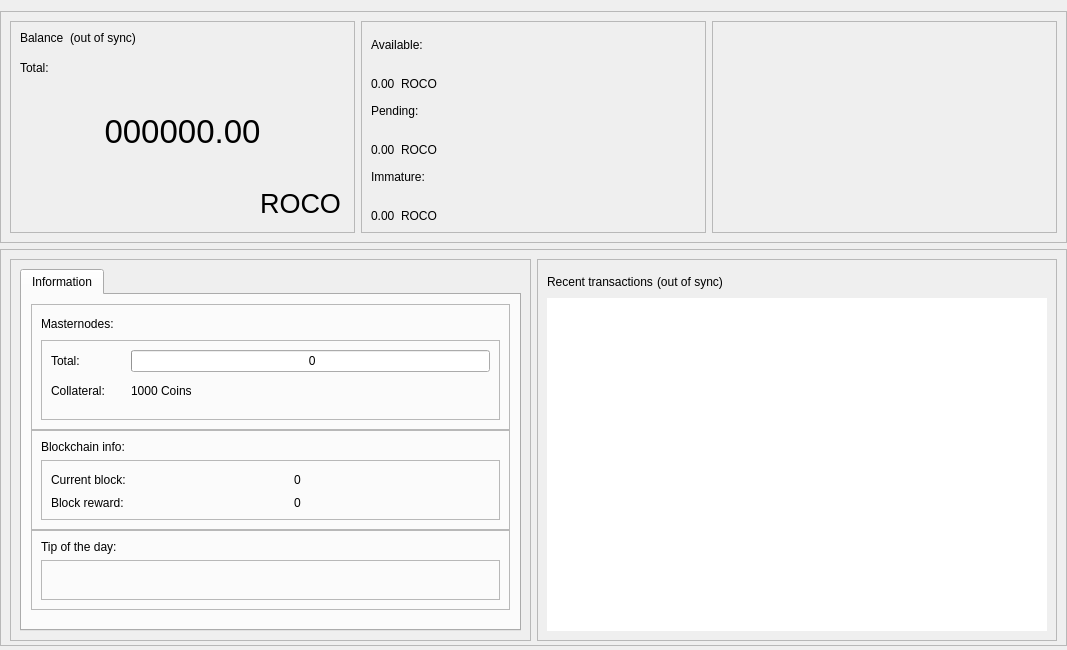
<?xml version="1.0" encoding="UTF-8"?>
<ui version="4.0">
 <class>OverviewPage</class>
 <widget class="QWidget" name="OverviewPage">
  <property name="geometry">
   <rect>
    <x>0</x>
    <y>0</y>
    <width>1067</width>
    <height>650</height>
   </rect>
  </property>
  <property name="minimumSize">
   <size>
    <width>960</width>
    <height>0</height>
   </size>
  </property>
  <property name="windowTitle">
   <string>Form</string>
  </property>
  <layout class="QVBoxLayout" name="topLayout">
   <property name="leftMargin">
    <number>0</number>
   </property>
   <property name="rightMargin">
    <number>0</number>
   </property>
   <property name="bottomMargin">
    <number>4</number>
   </property>
   <item>
    <layout class="QVBoxLayout" name="verticalLayout_main">
     <property name="sizeConstraint">
      <enum>QLayout::SetDefaultConstraint</enum>
     </property>
     <property name="leftMargin">
      <number>0</number>
     </property>
     <property name="rightMargin">
      <number>0</number>
     </property>
     <item>
      <widget class="QFrame" name="frame_blue">
       <property name="enabled">
        <bool>true</bool>
       </property>
       <property name="sizePolicy">
        <sizepolicy hsizetype="Preferred" vsizetype="Preferred">
         <horstretch>0</horstretch>
         <verstretch>0</verstretch>
        </sizepolicy>
       </property>
       <property name="minimumSize">
        <size>
         <width>1065</width>
         <height>220</height>
        </size>
       </property>
       <property name="maximumSize">
        <size>
         <width>16777215</width>
         <height>16777215</height>
        </size>
       </property>
       <property name="sizeIncrement">
        <size>
         <width>0</width>
         <height>0</height>
        </size>
       </property>
       <property name="baseSize">
        <size>
         <width>0</width>
         <height>500</height>
        </size>
       </property>
       <property name="frameShape">
        <enum>QFrame::StyledPanel</enum>
       </property>
       <property name="frameShadow">
        <enum>QFrame::Raised</enum>
       </property>
       <layout class="QHBoxLayout" name="horizontalLayout">
        <item>
         <widget class="QFrame" name="frame_blue_1">
          <property name="minimumSize">
           <size>
            <width>345</width>
            <height>200</height>
           </size>
          </property>
          <property name="maximumSize">
           <size>
            <width>16777215</width>
            <height>16777215</height>
           </size>
          </property>
          <property name="frameShape">
           <enum>QFrame::StyledPanel</enum>
          </property>
          <property name="frameShadow">
           <enum>QFrame::Raised</enum>
          </property>
          <layout class="QHBoxLayout" name="horizontalLayout_2">
           <item>
            <layout class="QVBoxLayout" name="verticalLayout">
             <item>
              <layout class="QHBoxLayout" name="horizontalLayout_3">
               <property name="spacing">
                <number>6</number>
               </property>
               <property name="sizeConstraint">
                <enum>QLayout::SetFixedSize</enum>
               </property>
               <item>
                <widget class="QLabel" name="label_5">
                 <property name="minimumSize">
                  <size>
                   <width>0</width>
                   <height>24</height>
                  </size>
                 </property>
                 <property name="maximumSize">
                  <size>
                   <width>16777215</width>
                   <height>24</height>
                  </size>
                 </property>
                 <property name="text">
                  <string>Balance</string>
                 </property>
                 <property name="alignment">
                  <set>Qt::AlignLeading|Qt::AlignLeft|Qt::AlignTop</set>
                 </property>
                </widget>
               </item>
               <item>
                <widget class="QLabel" name="labelWalletStatus">
                 <property name="minimumSize">
                  <size>
                   <width>0</width>
                   <height>24</height>
                  </size>
                 </property>
                 <property name="maximumSize">
                  <size>
                   <width>16777215</width>
                   <height>24</height>
                  </size>
                 </property>
                 <property name="text">
                  <string>(out of sync)</string>
                 </property>
                 <property name="alignment">
                  <set>Qt::AlignLeading|Qt::AlignLeft|Qt::AlignTop</set>
                 </property>
                </widget>
               </item>
               <item>
                <spacer name="horizontalSpacer">
                 <property name="orientation">
                  <enum>Qt::Horizontal</enum>
                 </property>
                 <property name="sizeHint" stdset="0">
                  <size>
                   <width>40</width>
                   <height>20</height>
                  </size>
                 </property>
                </spacer>
               </item>
              </layout>
             </item>
             <item>
              <widget class="QLabel" name="labelTotalText">
               <property name="maximumSize">
                <size>
                 <width>16777215</width>
                 <height>15</height>
                </size>
               </property>
               <property name="text">
                <string>Total:</string>
               </property>
              </widget>
             </item>
             <item>
              <widget class="QLabel" name="labelTotal">
               <property name="sizePolicy">
                <sizepolicy hsizetype="Preferred" vsizetype="Preferred">
                 <horstretch>0</horstretch>
                 <verstretch>0</verstretch>
                </sizepolicy>
               </property>
               <property name="minimumSize">
                <size>
                 <width>0</width>
                 <height>100</height>
                </size>
               </property>
               <property name="maximumSize">
                <size>
                 <width>16777215</width>
                 <height>100</height>
                </size>
               </property>
               <property name="font">
                <font>
                 <pointsize>25</pointsize>
                 <weight>50</weight>
                 <bold>false</bold>
                </font>
               </property>
               <property name="mouseTracking">
                <bool>false</bool>
               </property>
               <property name="text">
                <string>000000.00</string>
               </property>
               <property name="alignment">
                <set>Qt::AlignCenter</set>
               </property>
              </widget>
             </item>
             <item>
              <layout class="QHBoxLayout" name="horizontalLayout_11">
               <item>
                <spacer name="horizontalSpacer_8">
                 <property name="orientation">
                  <enum>Qt::Horizontal</enum>
                 </property>
                 <property name="sizeHint" stdset="0">
                  <size>
                   <width>40</width>
                   <height>20</height>
                  </size>
                 </property>
                </spacer>
               </item>
               <item>
                <widget class="QPushButton" name="blabel_ROCO">
                 <property name="font">
                  <font>
                   <pointsize>20</pointsize>
                   <italic>false</italic>
                   <kerning>true</kerning>
                  </font>
                 </property>
                 <property name="cursor">
                  <cursorShape>PointingHandCursor</cursorShape>
                 </property>
                 <property name="text">
                  <string>ROCO</string>
                 </property>
                 <property name="flat">
                  <bool>true</bool>
                 </property>
                </widget>
               </item>
              </layout>
             </item>
            </layout>
           </item>
          </layout>
         </widget>
        </item>
        <item>
         <widget class="QFrame" name="frame_blue_2">
          <property name="minimumSize">
           <size>
            <width>345</width>
            <height>200</height>
           </size>
          </property>
          <property name="maximumSize">
           <size>
            <width>16777215</width>
            <height>16777215</height>
           </size>
          </property>
          <property name="frameShape">
           <enum>QFrame::StyledPanel</enum>
          </property>
          <property name="frameShadow">
           <enum>QFrame::Raised</enum>
          </property>
          <layout class="QVBoxLayout" name="verticalLayout_3">
           <item>
            <layout class="QVBoxLayout" name="verticalLayout_2">
             <item>
              <widget class="QLabel" name="labelBalanceText">
               <property name="text">
                <string>Available:</string>
               </property>
              </widget>
             </item>
             <item>
              <layout class="QHBoxLayout" name="horizontalLayout_4">
               <item>
                <widget class="QLabel" name="labelBalance">
                 <property name="text">
                  <string>0.00</string>
                 </property>
                 <property name="alignment">
                  <set>Qt::AlignBottom|Qt::AlignLeading|Qt::AlignLeft</set>
                 </property>
                </widget>
               </item>
               <item>
                <widget class="QLabel" name="label_ROCO2">
                 <property name="text">
                  <string>ROCO</string>
                 </property>
                 <property name="alignment">
                  <set>Qt::AlignBottom|Qt::AlignLeading|Qt::AlignLeft</set>
                 </property>
                </widget>
               </item>
               <item>
                <spacer name="horizontalSpacer_3">
                 <property name="orientation">
                  <enum>Qt::Horizontal</enum>
                 </property>
                 <property name="sizeHint" stdset="0">
                  <size>
                   <width>40</width>
                   <height>20</height>
                  </size>
                 </property>
                </spacer>
               </item>
              </layout>
             </item>
             <item>
              <widget class="QLabel" name="labelPendingText">
               <property name="text">
                <string>Pending:</string>
               </property>
              </widget>
             </item>
             <item>
              <layout class="QHBoxLayout" name="horizontalLayout_5">
               <item>
                <widget class="QLabel" name="labelUnconfirmed">
                 <property name="text">
                  <string>0.00</string>
                 </property>
                 <property name="alignment">
                  <set>Qt::AlignBottom|Qt::AlignLeading|Qt::AlignLeft</set>
                 </property>
                </widget>
               </item>
               <item>
                <widget class="QLabel" name="label_ROCO3">
                 <property name="text">
                  <string>ROCO</string>
                 </property>
                 <property name="alignment">
                  <set>Qt::AlignBottom|Qt::AlignLeading|Qt::AlignLeft</set>
                 </property>
                </widget>
               </item>
               <item>
                <spacer name="horizontalSpacer_4">
                 <property name="orientation">
                  <enum>Qt::Horizontal</enum>
                 </property>
                 <property name="sizeHint" stdset="0">
                  <size>
                   <width>40</width>
                   <height>20</height>
                  </size>
                 </property>
                </spacer>
               </item>
              </layout>
             </item>
             <item>
              <widget class="QLabel" name="labelImmatureText">
               <property name="text">
                <string>Immature:</string>
               </property>
              </widget>
             </item>
             <item>
              <layout class="QHBoxLayout" name="horizontalLayout_6">
               <item>
                <widget class="QLabel" name="labelImmature">
                 <property name="text">
                  <string>0.00</string>
                 </property>
                 <property name="alignment">
                  <set>Qt::AlignBottom|Qt::AlignLeading|Qt::AlignLeft</set>
                 </property>
                </widget>
               </item>
               <item>
                <widget class="QLabel" name="label_ROCO4">
                 <property name="text">
                  <string>ROCO</string>
                 </property>
                 <property name="alignment">
                  <set>Qt::AlignBottom|Qt::AlignLeading|Qt::AlignLeft</set>
                 </property>
                </widget>
               </item>
               <item>
                <spacer name="horizontalSpacer_5">
                 <property name="orientation">
                  <enum>Qt::Horizontal</enum>
                 </property>
                 <property name="sizeHint" stdset="0">
                  <size>
                   <width>40</width>
                   <height>20</height>
                  </size>
                 </property>
                </spacer>
               </item>
              </layout>
             </item>
            </layout>
           </item>
          </layout>
         </widget>
        </item>
        <item>
         <spacer name="horizontalSpacer_9">
          <property name="orientation">
           <enum>Qt::Horizontal</enum>
          </property>
          <property name="sizeHint" stdset="0">
           <size>
            <width>40</width>
            <height>20</height>
           </size>
          </property>
         </spacer>
        </item>
        <item>
         <widget class="QFrame" name="frame_blue_3">
          <property name="minimumSize">
           <size>
            <width>345</width>
            <height>200</height>
           </size>
          </property>
          <property name="maximumSize">
           <size>
            <width>16777215</width>
            <height>16777215</height>
           </size>
          </property>
          <property name="frameShape">
           <enum>QFrame::StyledPanel</enum>
          </property>
          <property name="frameShadow">
           <enum>QFrame::Raised</enum>
          </property>
          <layout class="QVBoxLayout" name="verticalLayout_5">
           <item>
            <layout class="QVBoxLayout" name="verticalLayout_4"/>
           </item>
          </layout>
         </widget>
        </item>
       </layout>
      </widget>
     </item>
     <item>
      <widget class="QFrame" name="frame_bottom">
       <property name="minimumSize">
        <size>
         <width>0</width>
         <height>100</height>
        </size>
       </property>
       <property name="maximumSize">
        <size>
         <width>16777215</width>
         <height>16777215</height>
        </size>
       </property>
       <property name="frameShape">
        <enum>QFrame::StyledPanel</enum>
       </property>
       <property name="frameShadow">
        <enum>QFrame::Raised</enum>
       </property>
       <layout class="QHBoxLayout" name="horizontalLayout_7">
        <property name="bottomMargin">
         <number>4</number>
        </property>
        <item>
         <widget class="QFrame" name="frame_bottom_1">
          <property name="minimumSize">
           <size>
            <width>355</width>
            <height>100</height>
           </size>
          </property>
          <property name="maximumSize">
           <size>
            <width>16777215</width>
            <height>16777215</height>
           </size>
          </property>
          <property name="frameShape">
           <enum>QFrame::StyledPanel</enum>
          </property>
          <property name="frameShadow">
           <enum>QFrame::Raised</enum>
          </property>
          <layout class="QVBoxLayout" name="verticalLayout_9">
           <property name="bottomMargin">
            <number>9</number>
           </property>
           <item>
            <layout class="QVBoxLayout" name="verticalLayout_7">
             <item>
              <widget class="QTabWidget" name="AdditionalFeatures">
               <property name="currentIndex">
                <number>0</number>
               </property>
               <widget class="QWidget" name="TabInformation">
                <attribute name="title">
                 <string>Information</string>
                </attribute>
                <layout class="QVBoxLayout" name="verticalLayout_13">
                 <item>
                  <layout class="QVBoxLayout" name="verticalLayout_11">
                   <property name="spacing">
                    <number>0</number>
                   </property>
                   <item>
                    <layout class="QVBoxLayout" name="verticalLayout_16"/>
                   </item>
                   <item>
                    <widget class="QFrame" name="frameMnInfo">
                     <property name="minimumSize">
                      <size>
                       <width>0</width>
                       <height>100</height>
                      </size>
                     </property>
                     <property name="frameShape">
                      <enum>QFrame::StyledPanel</enum>
                     </property>
                     <property name="frameShadow">
                      <enum>QFrame::Raised</enum>
                     </property>
                     <layout class="QVBoxLayout" name="verticalLayout_17">
                      <item>
                       <layout class="QHBoxLayout" name="horizontalLayout_9">
                        <item>
                         <widget class="QLabel" name="labelMnTotal">
                          <property name="minimumSize">
                           <size>
                            <width>0</width>
                            <height>0</height>
                           </size>
                          </property>
                          <property name="maximumSize">
                           <size>
                            <width>16777215</width>
                            <height>16777215</height>
                           </size>
                          </property>
                          <property name="text">
                           <string>Masternodes:</string>
                          </property>
                         </widget>
                        </item>
                        <item>
                         <spacer name="horizontalSpacer_7">
                          <property name="orientation">
                           <enum>Qt::Horizontal</enum>
                          </property>
                          <property name="sizeHint" stdset="0">
                           <size>
                            <width>40</width>
                            <height>20</height>
                           </size>
                          </property>
                         </spacer>
                        </item>
                       </layout>
                      </item>
                      <item>
                       <widget class="QFrame" name="frameMnInfoLevels">
                        <property name="minimumSize">
                         <size>
                          <width>0</width>
                          <height>80</height>
                         </size>
                        </property>
                        <property name="frameShape">
                         <enum>QFrame::StyledPanel</enum>
                        </property>
                        <property name="frameShadow">
                         <enum>QFrame::Raised</enum>
                        </property>
                        <layout class="QGridLayout" name="gridLayout_2">
                         <property name="horizontalSpacing">
                          <number>6</number>
                         </property>
                         <property name="verticalSpacing">
                          <number>0</number>
                         </property>
                         <item row="0" column="2">
                          <widget class="QProgressBar" name="graphMN1">
                           <property name="minimumSize">
                            <size>
                             <width>0</width>
                             <height>20</height>
                            </size>
                           </property>
                           <property name="maximumSize">
                            <size>
                             <width>16777215</width>
                             <height>16777215</height>
                            </size>
                           </property>
                           <property name="value">
                            <number>0</number>
                           </property>
                           <property name="format">
                            <string> %v</string>
                           </property>
                          </widget>
                         </item>
                         <item row="0" column="0">
                          <widget class="QLabel" name="label">
                           <property name="minimumSize">
                            <size>
                             <width>0</width>
                             <height>0</height>
                            </size>
                           </property>
                           <property name="maximumSize">
                            <size>
                             <width>16777215</width>
                             <height>16777215</height>
                            </size>
                           </property>
                           <property name="text">
                            <string>Total:</string>
                           </property>
                          </widget>
                         </item>
                         <item row="1" column="0">
                          <widget class="QLabel" name="label_MnCollater">
                           <property name="text">
                            <string>Collateral:</string>
                           </property>
                          </widget>
                         </item>
                         <item row="1" column="1">
                          <spacer name="horizontalSpacer_10">
                           <property name="orientation">
                            <enum>Qt::Horizontal</enum>
                           </property>
                           <property name="sizeType">
                            <enum>QSizePolicy::Fixed</enum>
                           </property>
                           <property name="sizeHint" stdset="0">
                            <size>
                             <width>20</width>
                             <height>20</height>
                            </size>
                           </property>
                          </spacer>
                         </item>
                         <item row="1" column="2">
                          <widget class="QLabel" name="MNCollateral">
                           <property name="text">
                            <string>1000 Coins</string>
                           </property>
                          </widget>
                         </item>
                        </layout>
                       </widget>
                      </item>
                     </layout>
                    </widget>
                   </item>
                   <item>
                    <widget class="QFrame" name="frameBlockchainInfo">
                     <property name="minimumSize">
                      <size>
                       <width>0</width>
                       <height>100</height>
                      </size>
                     </property>
                     <property name="frameShape">
                      <enum>QFrame::StyledPanel</enum>
                     </property>
                     <property name="frameShadow">
                      <enum>QFrame::Raised</enum>
                     </property>
                     <layout class="QVBoxLayout" name="verticalLayout_18">
                      <item>
                       <widget class="QLabel" name="label_blockchaininfo">
                        <property name="text">
                         <string>Blockchain info:</string>
                        </property>
                       </widget>
                      </item>
                      <item>
                       <widget class="QFrame" name="frameBlockchainInfoData">
                        <property name="minimumSize">
                         <size>
                          <width>0</width>
                          <height>0</height>
                         </size>
                        </property>
                        <property name="frameShape">
                         <enum>QFrame::StyledPanel</enum>
                        </property>
                        <property name="frameShadow">
                         <enum>QFrame::Raised</enum>
                        </property>
                        <layout class="QGridLayout" name="gridLayout_3">
                         <property name="verticalSpacing">
                          <number>6</number>
                         </property>
                         <item row="0" column="0">
                          <widget class="QLabel" name="label_CurrentBlock">
                           <property name="minimumSize">
                            <size>
                             <width>0</width>
                             <height>0</height>
                            </size>
                           </property>
                           <property name="maximumSize">
                            <size>
                             <width>16777215</width>
                             <height>16777215</height>
                            </size>
                           </property>
                           <property name="text">
                            <string>Current block:</string>
                           </property>
                          </widget>
                         </item>
                         <item row="1" column="0">
                          <widget class="QLabel" name="label_CurrentBlockReward">
                           <property name="text">
                            <string>Block reward:</string>
                           </property>
                          </widget>
                         </item>
                         <item row="1" column="2">
                          <widget class="QLabel" name="label_CurrentBlockReward_value">
                           <property name="text">
                            <string>0</string>
                           </property>
                          </widget>
                         </item>
                         <item row="0" column="1">
                          <spacer name="horizontalSpacer_6">
                           <property name="orientation">
                            <enum>Qt::Horizontal</enum>
                           </property>
                           <property name="sizeType">
                            <enum>QSizePolicy::Fixed</enum>
                           </property>
                           <property name="sizeHint" stdset="0">
                            <size>
                             <width>40</width>
                             <height>20</height>
                            </size>
                           </property>
                          </spacer>
                         </item>
                         <item row="0" column="2">
                          <widget class="QLabel" name="label_CurrentBlock_value">
                           <property name="text">
                            <string>0</string>
                           </property>
                          </widget>
                         </item>
                        </layout>
                       </widget>
                      </item>
                     </layout>
                    </widget>
                   </item>
                   <item>
                    <widget class="QFrame" name="frameTipOfDay">
                     <property name="minimumSize">
                      <size>
                       <width>50</width>
                       <height>70</height>
                      </size>
                     </property>
                     <property name="frameShape">
                      <enum>QFrame::StyledPanel</enum>
                     </property>
                     <property name="frameShadow">
                      <enum>QFrame::Raised</enum>
                     </property>
                     <layout class="QVBoxLayout" name="verticalLayout_6">
                      <item>
                       <widget class="QLabel" name="label_TipOfDay">
                        <property name="text">
                         <string>Tip of the day:</string>
                        </property>
                       </widget>
                      </item>
                      <item>
                       <widget class="QFrame" name="frameTipOfDayData">
                        <property name="minimumSize">
                         <size>
                          <width>0</width>
                          <height>40</height>
                         </size>
                        </property>
                        <property name="frameShape">
                         <enum>QFrame::StyledPanel</enum>
                        </property>
                        <property name="frameShadow">
                         <enum>QFrame::Raised</enum>
                        </property>
                        <layout class="QVBoxLayout" name="verticalLayout_12">
                         <item>
                          <widget class="QLabel" name="TipOfDay">
                           <property name="minimumSize">
                            <size>
                             <width>0</width>
                             <height>10</height>
                            </size>
                           </property>
                           <property name="text">
                            <string/>
                           </property>
                           <property name="alignment">
                            <set>Qt::AlignCenter</set>
                           </property>
                          </widget>
                         </item>
                        </layout>
                        <zorder>label_TipOfDay</zorder>
                        <zorder>label_TipOfDay</zorder>
                        <zorder>TipOfDay</zorder>
                       </widget>
                      </item>
                     </layout>
                    </widget>
                   </item>
                   <item>
                    <spacer name="verticalSpacer_2">
                     <property name="orientation">
                      <enum>Qt::Vertical</enum>
                     </property>
                     <property name="sizeHint" stdset="0">
                      <size>
                       <width>20</width>
                       <height>10</height>
                      </size>
                     </property>
                    </spacer>
                   </item>
                  </layout>
                 </item>
                </layout>
               </widget>
              </widget>
             </item>
            </layout>
           </item>
          </layout>
         </widget>
        </item>
        <item>
         <widget class="QFrame" name="frame_bottom_2">
          <property name="minimumSize">
           <size>
            <width>0</width>
            <height>100</height>
           </size>
          </property>
          <property name="maximumSize">
           <size>
            <width>16777215</width>
            <height>16777215</height>
           </size>
          </property>
          <property name="frameShape">
           <enum>QFrame::StyledPanel</enum>
          </property>
          <property name="frameShadow">
           <enum>QFrame::Raised</enum>
          </property>
          <layout class="QVBoxLayout" name="verticalLayout_10">
           <item>
            <layout class="QVBoxLayout" name="verticalLayout_8">
             <property name="spacing">
              <number>4</number>
             </property>
             <item>
              <layout class="QHBoxLayout" name="horizontalLayout_8">
               <item>
                <widget class="QLabel" name="label_4">
                 <property name="minimumSize">
                  <size>
                   <width>0</width>
                   <height>25</height>
                  </size>
                 </property>
                 <property name="maximumSize">
                  <size>
                   <width>16777215</width>
                   <height>25</height>
                  </size>
                 </property>
                 <property name="text">
                  <string>Recent transactions</string>
                 </property>
                </widget>
               </item>
               <item>
                <widget class="QLabel" name="labelTransactionsStatus">
                 <property name="text">
                  <string>(out of sync)</string>
                 </property>
                </widget>
               </item>
               <item>
                <spacer name="horizontalSpacer_2">
                 <property name="orientation">
                  <enum>Qt::Horizontal</enum>
                 </property>
                 <property name="sizeHint" stdset="0">
                  <size>
                   <width>40</width>
                   <height>20</height>
                  </size>
                 </property>
                </spacer>
               </item>
              </layout>
             </item>
             <item>
              <widget class="QListView" name="listTransactions">
               <property name="sizePolicy">
                <sizepolicy hsizetype="Expanding" vsizetype="Expanding">
                 <horstretch>0</horstretch>
                 <verstretch>0</verstretch>
                </sizepolicy>
               </property>
               <property name="maximumSize">
                <size>
                 <width>16777215</width>
                 <height>600</height>
                </size>
               </property>
               <property name="styleSheet">
                <string notr="true"/>
               </property>
               <property name="frameShape">
                <enum>QFrame::NoFrame</enum>
               </property>
               <property name="verticalScrollBarPolicy">
                <enum>Qt::ScrollBarAlwaysOff</enum>
               </property>
               <property name="horizontalScrollBarPolicy">
                <enum>Qt::ScrollBarAlwaysOff</enum>
               </property>
               <property name="alternatingRowColors">
                <bool>true</bool>
               </property>
              </widget>
             </item>
            </layout>
           </item>
          </layout>
         </widget>
        </item>
       </layout>
      </widget>
     </item>
    </layout>
   </item>
  </layout>
 </widget>
 <resources/>
 <connections/>
</ui>
